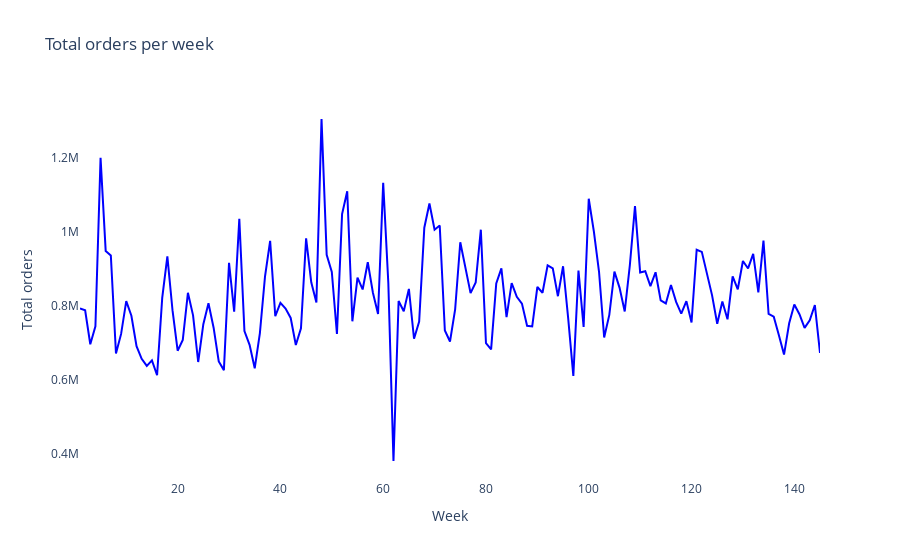

The notebook cell this image was saved under:
### Markdown cell above
**Summary:** Assigns values to variables.

### Code cell
plot_data = [
    go.Scatter(
        x=ts_tot_orders.index,
        y=ts_tot_orders['num_orders'],
        name='Time Series for num_orders',
        marker = dict(color = 'Blue')
        #x_axis="OTI",
        #y_axis="time",http://localhost:8888/notebooks/Kaggle_for_timepass/hackathon/Sigma-thon-master/Sigma-thon-master/eda1.ipynb#
    )
]
plot_layout = go.Layout(
        title='Total orders per week',
        yaxis_title='Total orders',
        xaxis_title='Week',
        plot_bgcolor='rgba(0,0,0,0)'
    )
fig = go.Figure(data=plot_data, layout=plot_layout)
pyoff.iplot(fig)

### Figure 1 — Plotly figure (JSON) as saved in the notebook; plotly's stock layout.template omitted (floating-point values rounded to 4 significant figures; data arrays with more than 128 entries replaced by an {"elided": "..."} marker saying what was removed)
{"data": [{"marker": {"color": "Blue"}, "name": "Time Series for num_orders", "type": "scatter", "x": {"elided": "145 int values"}, "y": {"elided": "145 int values"}}], "layout": {"plot_bgcolor": "rgba(0,0,0,0)", "title": {"text": "Total orders per week"}, "xaxis": {"title": {"text": "Week"}}, "yaxis": {"title": {"text": "Total orders"}}}}
